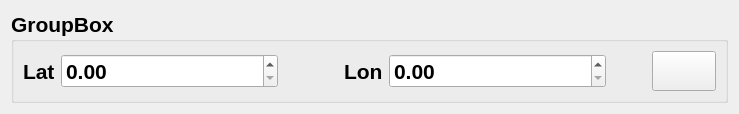
<?xml version="1.0" encoding="UTF-8"?>
<ui version="4.0">
 <class>CoordWidget</class>
 <widget class="QWidget" name="CoordWidget">
  <property name="geometry">
   <rect>
    <x>0</x>
    <y>0</y>
    <width>739</width>
    <height>106</height>
   </rect>
  </property>
  <property name="sizePolicy">
   <sizepolicy hsizetype="Preferred" vsizetype="Maximum">
    <horstretch>0</horstretch>
    <verstretch>0</verstretch>
   </sizepolicy>
  </property>
  <property name="font">
   <font>
    <pointsize>16</pointsize>
    <bold>true</bold>
   </font>
  </property>
  <property name="windowTitle">
   <string>Form</string>
  </property>
  <layout class="QVBoxLayout" name="verticalLayout">
   <item>
    <widget class="QGroupBox" name="groupBox">
     <property name="sizePolicy">
      <sizepolicy hsizetype="Preferred" vsizetype="Fixed">
       <horstretch>0</horstretch>
       <verstretch>0</verstretch>
      </sizepolicy>
     </property>
     <property name="title">
      <string>GroupBox</string>
     </property>
     <layout class="QHBoxLayout" name="horizontalLayout">
      <item>
       <widget class="QLabel" name="label">
        <property name="sizePolicy">
         <sizepolicy hsizetype="Fixed" vsizetype="Preferred">
          <horstretch>0</horstretch>
          <verstretch>0</verstretch>
         </sizepolicy>
        </property>
        <property name="text">
         <string>Lat</string>
        </property>
       </widget>
      </item>
      <item>
       <widget class="QDoubleSpinBox" name="doubleSpinBox"/>
      </item>
      <item>
       <spacer name="horizontalSpacer">
        <property name="orientation">
         <enum>Qt::Horizontal</enum>
        </property>
        <property name="sizeType">
         <enum>QSizePolicy::Fixed</enum>
        </property>
        <property name="sizeHint" stdset="0">
         <size>
          <width>60</width>
          <height>20</height>
         </size>
        </property>
       </spacer>
      </item>
      <item>
       <widget class="QLabel" name="label_2">
        <property name="sizePolicy">
         <sizepolicy hsizetype="Fixed" vsizetype="Preferred">
          <horstretch>0</horstretch>
          <verstretch>0</verstretch>
         </sizepolicy>
        </property>
        <property name="text">
         <string>Lon</string>
        </property>
       </widget>
      </item>
      <item>
       <widget class="QDoubleSpinBox" name="doubleSpinBox_2"/>
      </item>
      <item>
       <spacer name="horizontalSpacer_2">
        <property name="orientation">
         <enum>Qt::Horizontal</enum>
        </property>
        <property name="sizeType">
         <enum>QSizePolicy::Fixed</enum>
        </property>
        <property name="sizeHint" stdset="0">
         <size>
          <width>40</width>
          <height>20</height>
         </size>
        </property>
       </spacer>
      </item>
      <item>
       <widget class="QPushButton" name="pushButton">
        <property name="sizePolicy">
         <sizepolicy hsizetype="Fixed" vsizetype="Fixed">
          <horstretch>0</horstretch>
          <verstretch>0</verstretch>
         </sizepolicy>
        </property>
        <property name="minimumSize">
         <size>
          <width>40</width>
          <height>40</height>
         </size>
        </property>
        <property name="text">
         <string/>
        </property>
        <property name="icon">
         <iconset resource="../../res.qrc">
          <normaloff>:/icon/del.png</normaloff>:/icon/del.png</iconset>
        </property>
       </widget>
      </item>
     </layout>
    </widget>
   </item>
  </layout>
 </widget>
 <resources>
  <include location="../../res.qrc"/>
 </resources>
 <connections/>
</ui>
